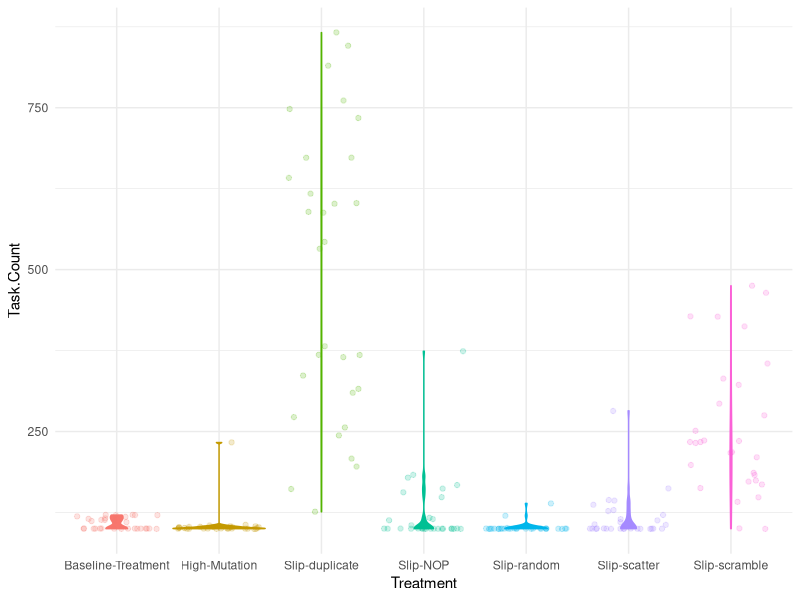
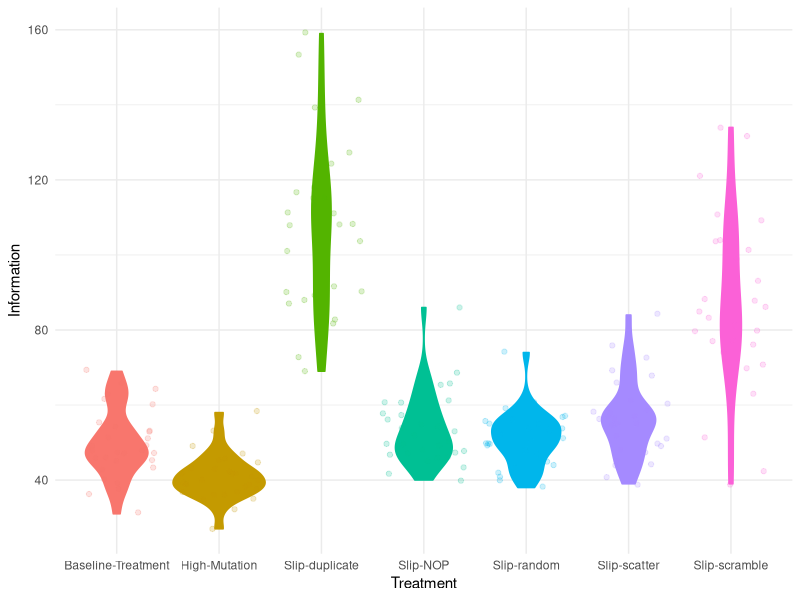
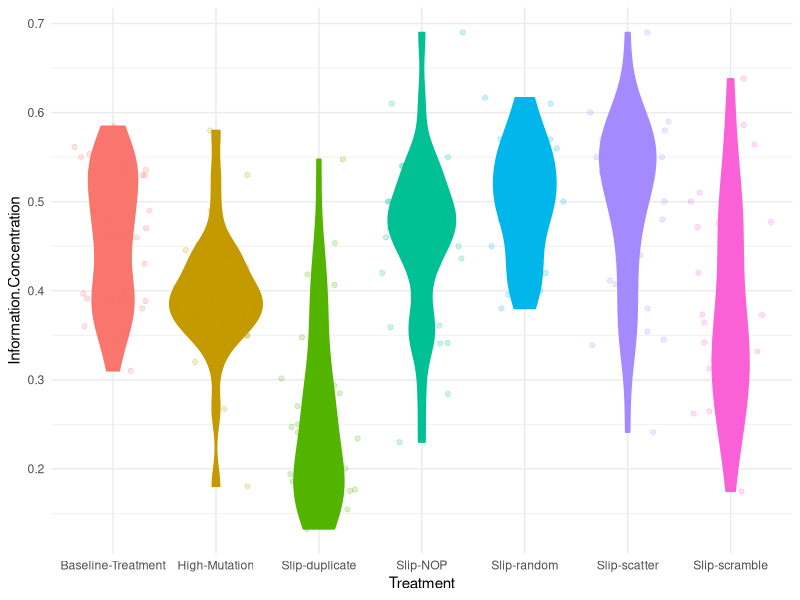
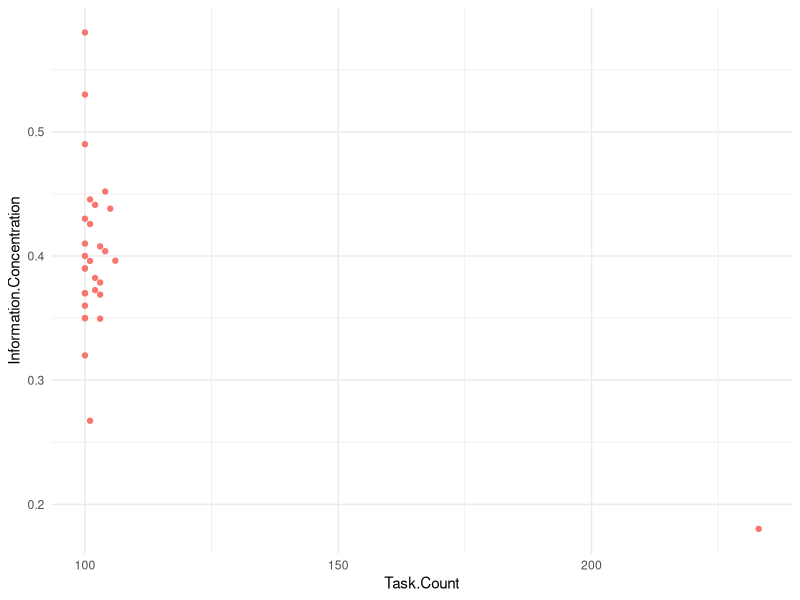
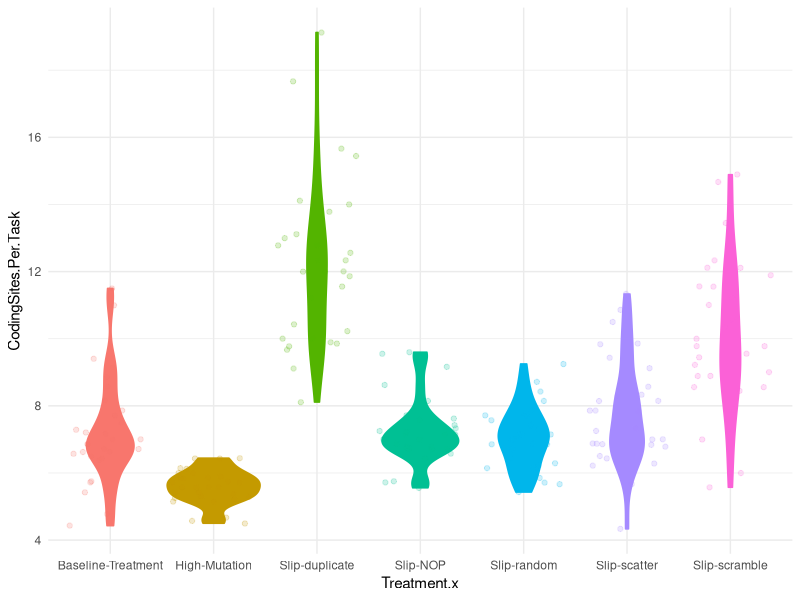
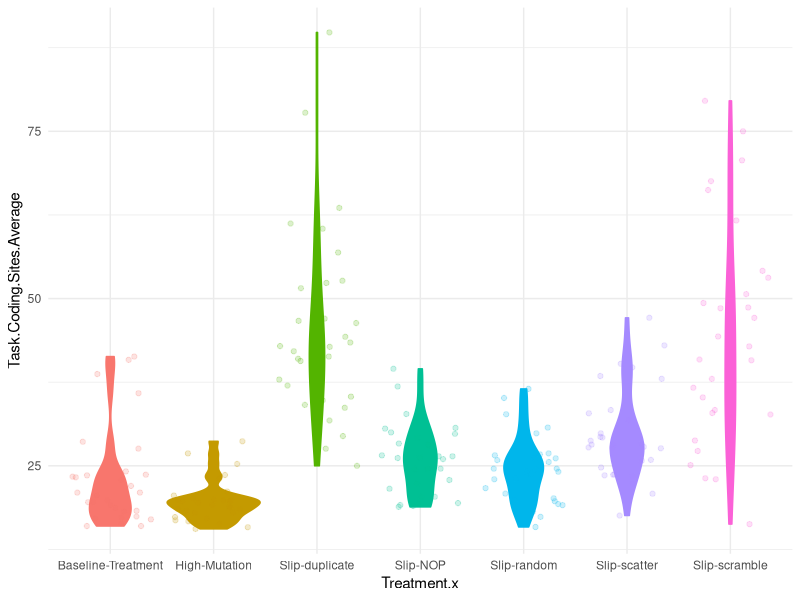
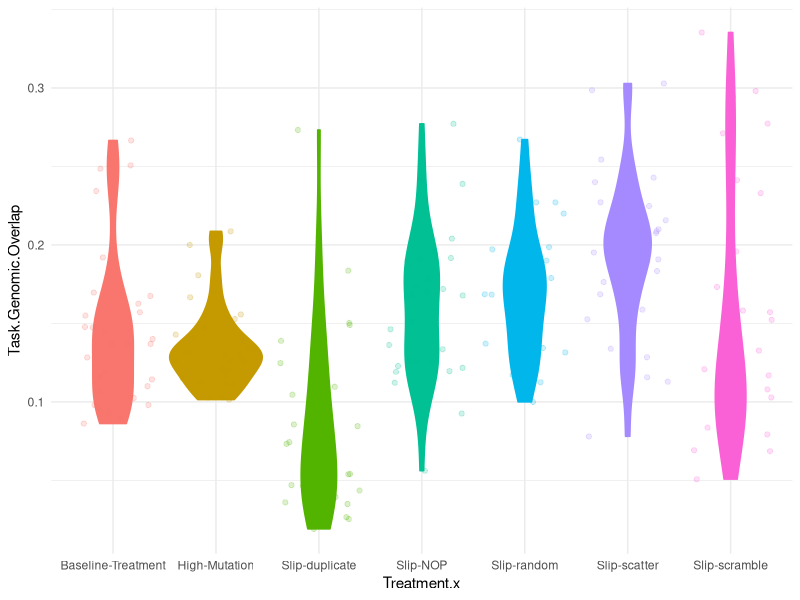
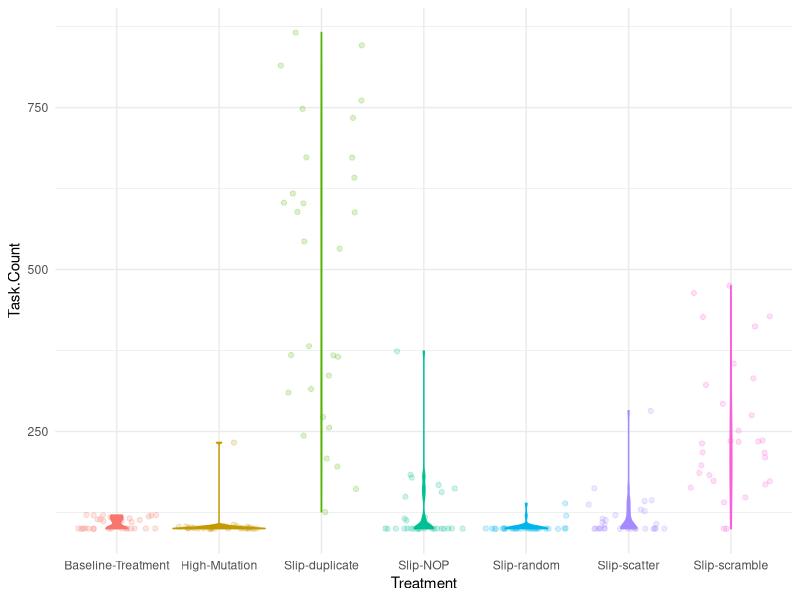

The R source for these figures, in order:
## ---- chunk 1
library(ggplot2)
setwd("/Users/cameronhaynes/Documents/VSCodeGitProjects/AvidaGeneDupe/experiments/2022-3-29-PaperDuplication/TidiedData")
data <- read.csv("FinalDominantGenomeLengths.csv")
names(data)
ggplot(data,aes(x=Treatment,y=Task.Count,color=Treatment,fill=Treatment)) + #Add color=Replicate with a replicate column to plot each curve seperately 
  geom_violin() +
  geom_jitter(alpha = 0.2) +
  theme_minimal() +
  theme(legend.position = 'none')#+ facet_grid(Treatment~.) # Uncomment to plot faceted by treatment

ggsave("LalejiniEtAlReplicationFinalDominantGenomeLengthsViolin.pdf")
## ---- chunk 2
library(ggplot2)
setwd("/Users/cameronhaynes/Documents/VSCodeGitProjects/AvidaGeneDupe/experiments/2022-3-29-PaperDuplication/TidiedData")
data <- read.csv("FinalDominantInfo.csv")
names(data)
ggplot(data[data$Information.Type=="Task Count",],aes(x=Treatment,y=Information,color=Treatment,fill=Treatment)) + #Add color=Replicate with a replicate column to plot each curve seperately 
  geom_violin() +
  geom_jitter(alpha = 0.2) +
  theme_minimal() +
  theme(legend.position = 'none')# + facet_grid(Information.Type~.) # Uncomment to plot faceted by treatment

ggsave("LalejiniEtAlReplicationFinalDominantInfo.pdf")
## ---- chunk 3
library(ggplot2)
setwd("/Users/cameronhaynes/Documents/VSCodeGitProjects/AvidaGeneDupe/experiments/2022-3-29-PaperDuplication/TidiedData")
data <- read.csv("FinalDominantInfo.csv")
names(data)
ggplot(data[data$Information.Type=="Task Count",],aes(x=Treatment,y=Information.Concentration,color=Treatment,fill=Treatment)) + #Add color=Replicate with a replicate column to plot each curve seperately 
  geom_violin() +
  geom_jitter(alpha = 0.2) +
  theme_minimal() +
  theme(legend.position = 'none')# + facet_grid(Information.Type~.) # Uncomment to plot faceted by treatment

ggsave("LalejiniEtAlReplicationFinalDominantInfoConcentration.pdf")
## ---- chunk 4
library(ggplot2)
setwd("/Users/cameronhaynes/Documents/VSCodeGitProjects/AvidaGeneDupe/experiments/2022-3-29-PaperDuplication/TidiedData")
data1 <- read.csv("FinalDominantInfo.csv")
data2 <- read.csv("FinalDominantGenomeLengths.csv")
data = merge(data1[data1$Information.Type=="Task Count",],data2, by = c("Replicate.."))
names(data)
ggplot(data[data$Treatment.x=="High-Mutation",],aes(x=Task.Count,y=Information.Concentration,color=Treatment.x,fill=Treatment.x)) + #Add color=Replicate with a replicate column to plot each curve seperately 
  geom_point() +
  theme_minimal() +
  theme(legend.position = 'none')
## ---- chunk 5
library(ggplot2)
setwd("/Users/cameronhaynes/Documents/VSCodeGitProjects/AvidaGeneDupe/experiments/2022-3-29-PaperDuplication/TidiedData")
data1 <- read.csv("FinalDominantInfo.csv")
data2 <- read.csv("FinalDominantTaskCounts.csv")
data = merge(data1[data1$Information.Type=="Task Count",],data2, by = c("Replicate.."))
names(data)
data$CodingSites.Per.Task <- data$Information / data$Task.Count
names(data)
ggplot(data,aes(x=Treatment.x,y=CodingSites.Per.Task,color=Treatment.x,fill=Treatment.x)) + #Add color=Replicate with a replicate column to plot each curve seperately 
  geom_violin() +
  geom_jitter(alpha = 0.2) +
  theme_minimal() +
  theme(legend.position = 'none')

ggsave("LalejiniEtAlReplicationFinalDominantCodingSitesPerTask.pdf")

## ---- chunk 6
library(ggplot2)
setwd("/Users/cameronhaynes/Documents/VSCodeGitProjects/AvidaGeneDupe/experiments/2022-3-29-PaperDuplication/TidiedData")
data1 <- read.csv("FinalDominantInfo.csv")
data2 <- read.csv("FinalDominantTaskCounts.csv")
data = merge(data1[data1$Information.Type=="Task Count",],data2, by = c("Replicate.."))
names(data)
data$CodingSites.Per.Task <- data$Information / data$Task.Count
names(data)
ggplot(data,aes(x=Treatment.x,y=Task.Coding.Sites.Average,color=Treatment.x,fill=Treatment.x)) + #Add color=Replicate with a replicate column to plot each curve seperately 
  geom_violin() +
  geom_jitter(alpha = 0.2) +
  theme_minimal() +
  theme(legend.position = 'none')

ggsave("LalejiniEtAlReplicationRealFinalDominantCodingSitesPerTask.pdf")
## ---- chunk 7
library(ggplot2)
setwd("/Users/cameronhaynes/Documents/VSCodeGitProjects/AvidaGeneDupe/experiments/2022-3-29-PaperDuplication/TidiedData")
data1 <- read.csv("FinalDominantInfo.csv")
data2 <- read.csv("FinalDominantTaskCounts.csv")
data = merge(data1[data1$Information.Type=="Task Count",],data2, by = c("Replicate.."))
names(data)
data$CodingSites.Per.Task <- data$Information / data$Task.Count
data$Task.Genomic.Overlap <- (data$Task.Coding.Sites.Average - data$CodingSites.Per.Task)/data$Length
names(data)
ggplot(data,aes(x=Treatment.x,y=Task.Genomic.Overlap,color=Treatment.x,fill=Treatment.x)) + #Add color=Replicate with a replicate column to plot each curve seperately 
  geom_violin() +
  geom_jitter(alpha = 0.2) +
  theme_minimal() +
  theme(legend.position = 'none')

ggsave("LalejiniEtAlReplicationFinalDominantOverlap.pdf")
